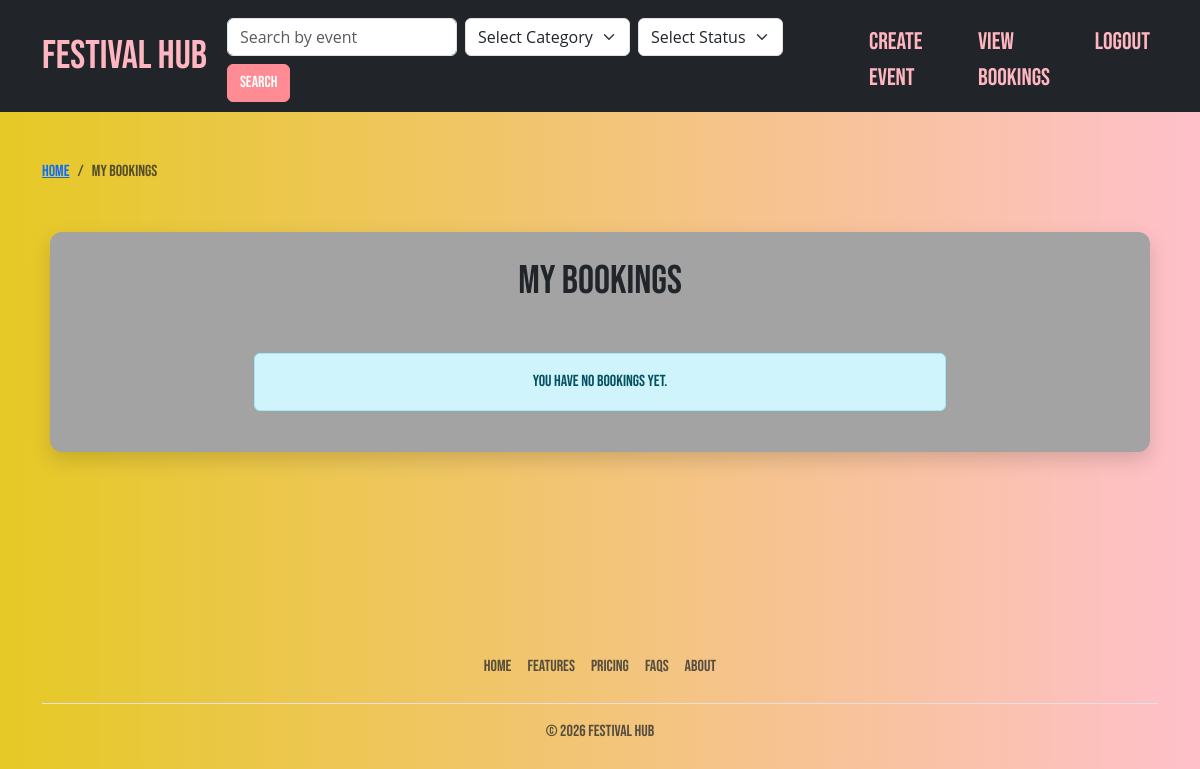
The app's page /bookings (signed in), older data.
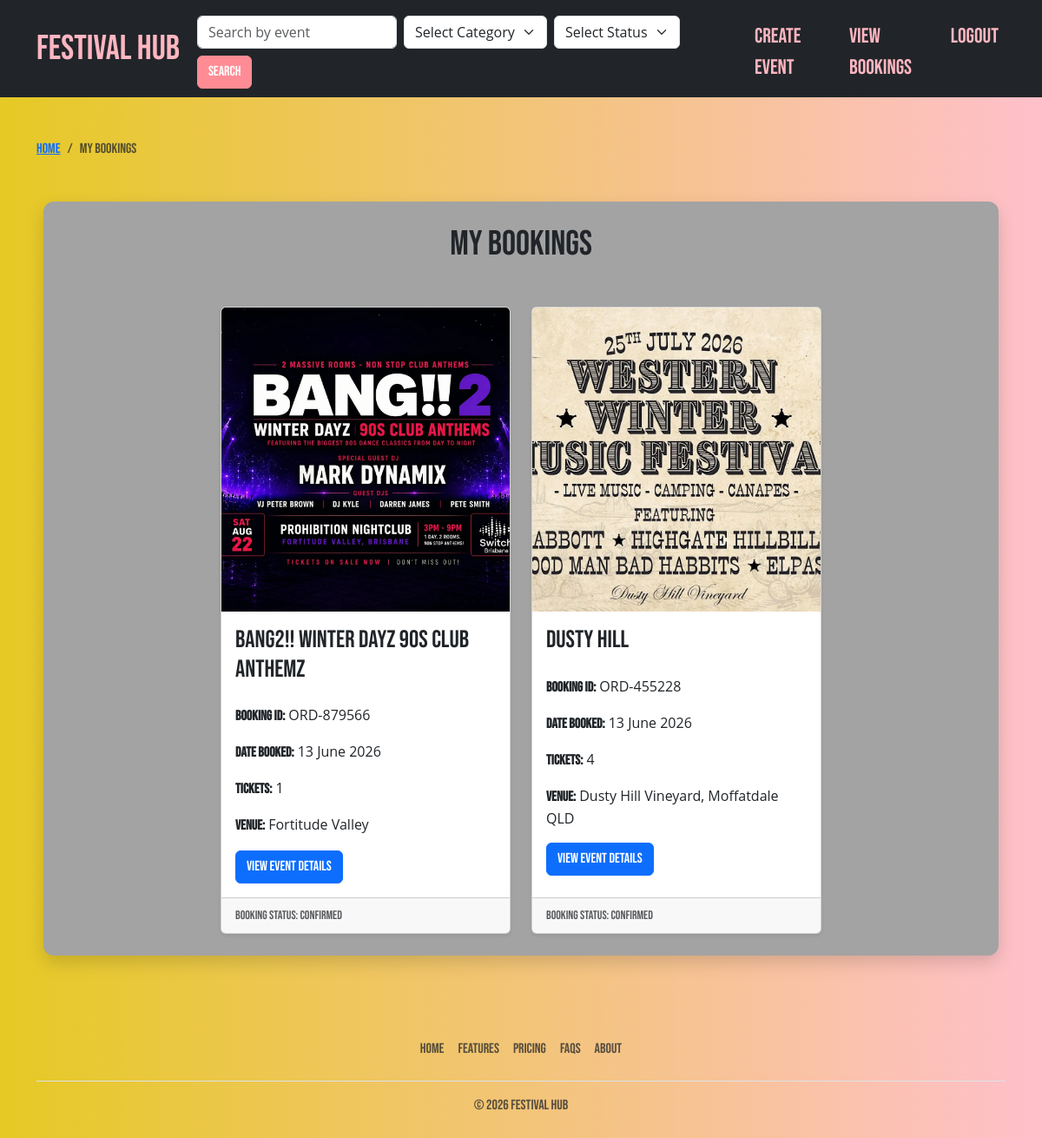
The same page, newer data.
### FestivalHub/models.py (models this page shows, shortened)
class Order(db.Model):
    __tablename__ = 'order'
    id = db.Column(db.Integer, primary_key=True)
    order_id = db.Column(db.String(20), unique=True, nullable=False)
    booking_date = db.Column(db.DateTime, default=datetime.utcnow)
    quantity = db.Column(db.Integer, nullable=False)
    user_id = db.Column(db.Integer, db.ForeignKey('users.id'), nullable=False)
    event_id = db.Column(db.Integer, db.ForeignKey('events.id'), nullable=False)
    event = db.relationship('Event', backref='orders')

class Event(db.Model):
    __tablename__ = 'events'
    id = db.Column(db.Integer, primary_key=True)
    event_name = db.Column(db.String(50), nullable=False)
    event_description = db.Column(db.String(500), nullable=False)
    category = db.Column(db.String(10), nullable=False)
    date = db.Column(db.Date, nullable=False)
    start_time = db.Column(db.Time, nullable=False)
    end_time = db.Column(db.Time, nullable=False)
    venue = db.Column(db.String(20), nullable=False)
    event_status = db.Column(db.String(20), nullable=False)
    acknowledgement_of_country = db.Column(db.String(100), nullable=False)
    ticket_type = db.Column(db.String(20), nullable=False)
    tickets_price = db.Column(db.String(30), nullable=False)
    tickets_available = db.Column(db.Integer, nullable=False)
    image = db.Column(db.String(400), nullable=False)
    created_at = db.Column(db.DateTime(), nullable=False, default=datetime.utcnow)
    comments = db.relationship('Comment', backref='event', lazy=True)

### FestivalHub/__init__.py (the view)
    @app.route('/bookings')
    @login_required
    def bookings():
        from .models import Order
        orders = Order.query.filter_by(
            user_id=current_user.id
        ).all()
        return render_template(
        'view-bookings.html',
        orders=orders
        )

### FestivalHub/templates/view-bookings.html (shortened to what this page needs)
{% extends "base.html" %}
{% block content %}
<div class="container mt-5">
    <nav aria-label="breadcrumb">
        <ol class="breadcrumb">
            <li class="breadcrumb-item">
                <a href="{{ url_for('index') }}">Home</a>
            </li>
            <li class="breadcrumb-item active" aria-current="page">My Bookings</li>
        </ol>
    </nav>
    <div class="event-form mb-5 mt-5">
        <h1 class="text-center mb-5">My Bookings</h1>
        <div class="row justify-content-center row-cols-1 row-cols-md-3 g-4">
            {% for order in orders %}
            <div class="col">
                <div class="card h-100 shadow-sm">
                    <img src="{{ url_for('static', filename='img/' + order.event.image) }}"
                         class="card-img-top"
                         alt="{{ order.event.event_name }}">
                    <div class="card-body">
                        <h3 class="card-title mb-4">
                            {{ order.event.event_name }}
                        </h3>
                        <p class="card-text">
                            <strong>Booking ID:</strong> {{ order.order_id }}
                        </p>
                        <p class="card-text">
                            <strong>Date Booked:</strong>
                            {{ order.booking_date.strftime('%d %B %Y') }}
                        </p>
                        <p class="card-text">
                            <strong>Tickets:</strong> {{ order.quantity }}
                        </p>
                        <p class="card-text">
                            <strong>Venue:</strong> {{ order.event.venue }}
                        </p>
                        <a href="{{ url_for('view_event_details', event_id=order.event.id) }}"
                           class="btn btn-primary">
                            View Event Details
                        </a>
                    </div>
                    <div class="card-footer">
                        <small class="text-body-secondary">
                            Booking Status: Confirmed
                        </small>
                    </div>
                </div>
            </div>
            {% else %}
            <div class="col-md-8">
                <div class="alert alert-info text-center">
                    You have no bookings yet.
                </div>
            </div>
            {% endfor %}
        </div>
    </div>
</div>
{% endblock %}

### FestivalHub/templates/base.html (shortened to what this page needs)
<!DOCTYPE html>
<html>
  <head>
    <link
      href="https://cdn.jsdelivr.net/npm/bootstrap-icons@1.11.3/font/bootstrap-icons.min.css"
      rel="stylesheet"
    />
    <link
      href="https://cdn.jsdelivr.net/npm/bootstrap@5.3.8/dist/css/bootstrap.min.css"
      rel="stylesheet"
    />
    <link
      rel="stylesheet"
      href="{{ url_for('static', filename='style/style.css') }}"
    />
  </head>
  <body class="d-flex flex-column min-vh-100">
    <header>
      <nav class="navbar navbar-expand-lg navbar-dark custom-navbar bg-dark">
        <div class="container">
          <a class="navbar-brand custom-brand" href="{{ url_for('index') }}">Festival Hub</a>
          <div class="d-flex align-items-center ms-auto">
            <form
              class="row g-2 ms-lg-auto my-3 my-lg-0 align-items-center"
              method="GET"
              action="{{ url_for('index') }}"
              >
              <div class="col-12 col-lg-auto">
              <input
                type="text"
                id="search"
                name="search"
                class="form-control"
                placeholder="Search by event"
                value="{{ request.args.get('search', '') }}"
                style="width: 230px"
                />
              </div>
              <div class="col-12 col-lg-auto">
                    <select name="category" class="form-select" style="width: 165px">
                      <option selected disabled value="">Select Category</option>
                    </select>
                  </div>
                  <div class="col-12 col-lg-auto">
                    <select name="event_status" class="form-select" style="width: 145px">
                      <option selected disabled value="">Select Status</option>
                    </select>
                  </div>
                  <div class="col-12 col-lg-auto">
                    <button type="submit" class=" btn btn-outline-light custom-search-btn">Search</button>
                  </div>
            </form>
          </div>
          <ul class="navbar-nav ms-5">
            <li class="nav-item">
              <a class="nav-link" href="{{ url_for('create_festival') }}">Create Event</a>
            </li>
            <li class="nav-item">
              <a class="nav-link" href="{{ url_for('bookings') }}">View Bookings</a>
            </li>
              {% if current_user.is_authenticated %}
                <li class="nav-item">
                  <a class="nav-link" href="{{ url_for('auth.logout') }}">Logout</a>
                </li>
              {% endif %}
          </ul>
        </div>
      </nav>
    </header>
    <main class="flex-fill">
        {% block content %}
        {% endblock %}
    </main>
    <footer class="mt-auto">
      <div class="container bg-body-primary">
        <div class="py-3 my-4">
          <ul class="nav justify-content-center border-bottom pb-3 mb-3">
            <li class="nav-item">
              <a href="#" class="nav-link px-2 text-body-secondary">Home</a>
            </li>
            <li class="nav-item">
              <a href="#" class="nav-link px-2 text-body-secondary">Features</a>
            </li>
            <li class="nav-item">
              <a href="#" class="nav-link px-2 text-body-secondary">Pricing</a>
            </li>
            <li class="nav-item">
              <a href="#" class="nav-link px-2 text-body-secondary">FAQs</a>
            </li>
            <li class="nav-item">
              <a href="#" class="nav-link px-2 text-body-secondary">About</a>
            </li>
          </ul>
          <p class="text-center text-body-secondary">© 2026 Festival Hub</p>
        </div>
      </div>
    </footer>
</body>
</html>

### FestivalHub/static/style/style.css (style rules this page uses)
body { background: linear-gradient(to right, rgb(230, 201, 37), pink); }
.event-form { background-color: rgb(163, 163, 163); box-shadow: 0 8px 20px rgba(0, 0, 0, 0.15); padding: 25px; border-radius: 12px; max-width: 1100px; margin: 0 auto; }
.card-img-top { height: 350px; object-fit: cover; }
.custom-navbar .nav-link { color: #ffb6c1; font-size: 1.5rem; }
.custom-brand { color: #ffb6c1; font-size: 2.5rem; transition: color 0.2s ease-in-out; }
.nav-link { transition: color 0.2s ease-in-out; }
.custom-search-btn { color: white; border-color:#ff8c94; background-color: #ff8c94; }
.form-control { font-family: 'Open Sans', sans-serif; }
.form-select { font-family: 'Open Sans', sans-serif; }
* { font-family: "Bebas Neue", sans-serif; font-weight: 400; font-style: normal; }
.card-text { font-family: 'Open Sans', sans-serif; }
.custom-navbar .navbar-nav { margin-top: 8px; }

Row changes from the older to the newer data that the page shows:
added Order: image (picture), event.event_name "Bang2!! Winter Dayz 90s Club Anthemz", order_id "ORD-879566", booking_date "13 June 2026", quantity "1", event.venue "Fortitude Valley"
added Order: image (picture), event.event_name "Dusty Hill", order_id "ORD-455228", booking_date "13 June 2026", quantity "4", event.venue "Dusty Hill Vineyard, Moffatdale QLD"
Text that changed along with them:
text no longer shown: "You have no bookings yet."
